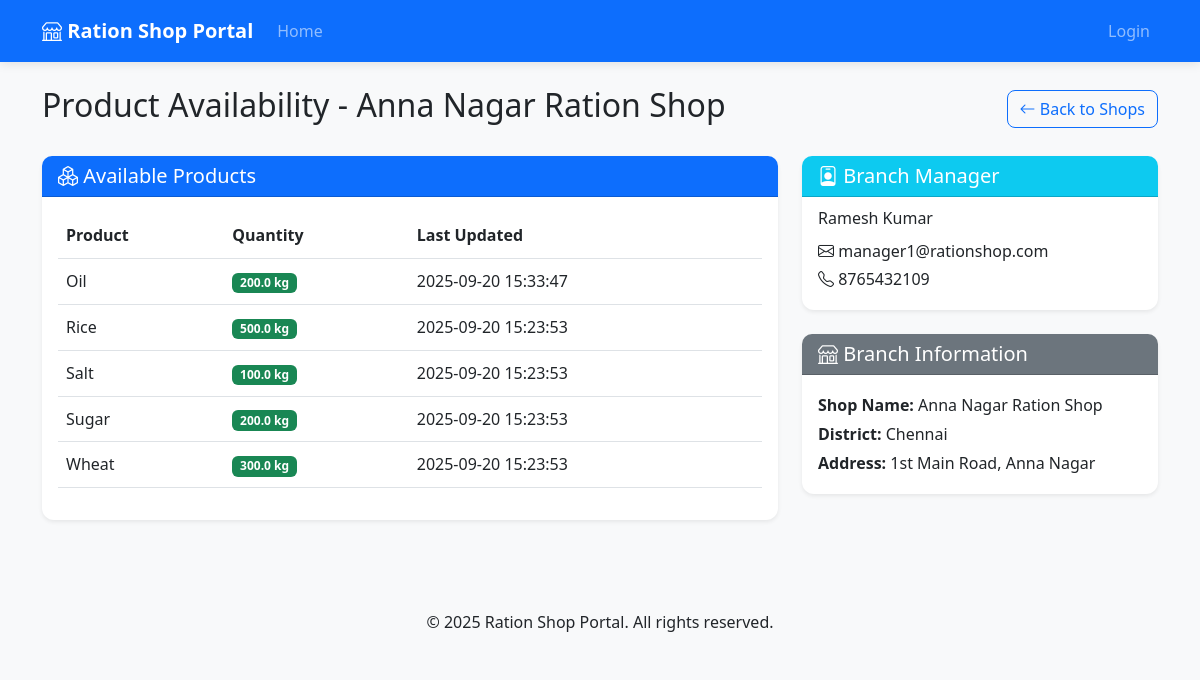
/products/1, run on the app's committed database.
### tables this page shows
CREATE TABLE shops (
        shop_id INTEGER PRIMARY KEY AUTOINCREMENT,
        shop_name TEXT NOT NULL,
        district_id INTEGER NOT NULL,
        manager_id INTEGER,
        address TEXT,
        FOREIGN KEY (district_id) REFERENCES districts (district_id),
        FOREIGN KEY (manager_id) REFERENCES users (user_id)
    );

CREATE TABLE stock (
        stock_id INTEGER PRIMARY KEY AUTOINCREMENT,
        shop_id INTEGER NOT NULL,
        product_id INTEGER NOT NULL,
        quantity REAL NOT NULL DEFAULT 0,
        last_updated DATETIME DEFAULT CURRENT_TIMESTAMP,
        FOREIGN KEY (shop_id) REFERENCES shops (shop_id),
        FOREIGN KEY (product_id) REFERENCES products (product_id),
        UNIQUE(shop_id, product_id)
    );

CREATE TABLE products (
        product_id INTEGER PRIMARY KEY AUTOINCREMENT,
        product_name TEXT NOT NULL UNIQUE
    );

CREATE TABLE users (
        user_id INTEGER PRIMARY KEY AUTOINCREMENT,
        username TEXT NOT NULL UNIQUE,
        email TEXT NOT NULL UNIQUE,
        password TEXT NOT NULL,
        role TEXT NOT NULL CHECK(role IN ('system_admin', 'branch_manager')),
        shop_id INTEGER,
        name TEXT NOT NULL,
        contact TEXT NOT NULL,
        FOREIGN KEY (shop_id) REFERENCES shops (shop_id)
    );

CREATE TABLE districts (
        district_id INTEGER PRIMARY KEY AUTOINCREMENT,
        district_name TEXT NOT NULL UNIQUE
    );

### app.py (the view)
@app.route('/products/<int:shop_id>')
def products(shop_id):
    conn = get_db_connection()
    shop = conn.execute('''
        SELECT s.*, d.district_name, u.name as manager_name, u.email as manager_email, u.contact as manager_contact
        FROM shops s
        LEFT JOIN districts d ON s.district_id = d.district_id
        LEFT JOIN users u ON s.manager_id = u.user_id
        WHERE s.shop_id = ?
    ''', (shop_id,)).fetchone()
    stock = conn.execute('''
        SELECT p.product_name, st.quantity, st.last_updated
        FROM stock st
        JOIN products p ON st.product_id = p.product_id
        WHERE st.shop_id = ?
        ORDER BY p.product_name
    ''', (shop_id,)).fetchall()
    conn.close()
    return render_template('products.html', shop=shop, stock=stock)

### app.py (called while the page is built)
def get_db_connection():
    conn = sqlite3.connect('ration_shop.db')
    conn.row_factory = sqlite3.Row
    return conn

### templates/products.html
{% extends "base.html" %}
{% block content %}
<div class="d-flex justify-content-between align-items-center mb-4">
    <h2>Product Availability - {{ shop.shop_name }}</h2>
    <a href="{{ url_for('shops', district_id=shop.district_id) }}" class="btn btn-outline-primary">
        <i class="bi bi-arrow-left"></i> Back to Shops
    </a>
</div>
<div class="row">
    <div class="col-lg-8">
        <div class="card shadow-sm mb-4">
            <div class="card-header bg-primary text-white">
                <h5 class="card-title mb-0"><i class="bi bi-boxes"></i> Available Products</h5>
            </div>
            <div class="card-body">
                <div class="table-responsive">
                    <table class="table table-hover">
                        <thead>
                            <tr>
                                <th>Product</th>
                                <th>Quantity</th>
                                <th>Last Updated</th>
                            </tr>
                        </thead>
                        <tbody>
                            {% for item in stock %}
                            <tr>
                                <td>{{ item.product_name }}</td>
                                <td>
                                    {% if item.quantity > 0 %}
                                        <span class="badge bg-success">{{ item.quantity }} kg</span>
                                    {% else %}
                                        <span class="badge bg-danger">Out of Stock</span>
                                    {% endif %}
                                </td>
                                <td>{{ item.last_updated }}</td>
                            </tr>
                            {% else %}
                            <tr>
                                <td colspan="3" class="text-center">No stock information available</td>
                            </tr>
                            {% endfor %}
                        </tbody>
                    </table>
                </div>
            </div>
        </div>
    </div>
    <div class="col-lg-4">
        <div class="card shadow-sm">
            <div class="card-header bg-info text-white">
                <h5 class="card-title mb-0"><i class="bi bi-person-badge"></i> Branch Manager</h5>
            </div>
            <div class="card-body">
                {% if shop.manager_name %}
                <h6 class="card-subtitle mb-2">{{ shop.manager_name }}</h6>
                <p class="card-text">
                    <i class="bi bi-envelope"></i> {{ shop.manager_email }}<br>
                    <i class="bi bi-telephone"></i> {{ shop.manager_contact }}
                </p>
                {% else %}
                <p class="card-text text-muted">
                    <i class="bi bi-exclamation-triangle"></i> No manager assigned to this branch.
                </p>
                {% endif %}
            </div>
        </div>
        <div class="card shadow-sm mt-4">
            <div class="card-header bg-secondary text-white">
                <h5 class="card-title mb-0"><i class="bi bi-shop"></i> Branch Information</h5>
            </div>
            <div class="card-body">
                <p class="card-text">
                    <strong>Shop Name:</strong> {{ shop.shop_name }}<br>
                    <strong>District:</strong> {{ shop.district_name }}<br>
                    <strong>Address:</strong> {{ shop.address or 'Not specified' }}
                </p>
            </div>
        </div>
    </div>
</div>
{% endblock %}

### templates/base.html (shortened to what this page needs)
<!DOCTYPE html>
<html lang="en">
<head>
    <link href="https://cdn.jsdelivr.net/npm/bootstrap@5.3.0/dist/css/bootstrap.min.css" rel="stylesheet">
    <link rel="stylesheet" href="https://cdn.jsdelivr.net/npm/bootstrap-icons@1.10.0/font/bootstrap-icons.css">
    <link rel="stylesheet" href="{{ url_for('static', filename='css/style.css') }}">
</head>
<body>
    <nav class="navbar navbar-expand-lg navbar-dark bg-primary">
        <div class="container">
            <a class="navbar-brand" href="{{ url_for('index') }}">
                <i class="bi bi-shop"></i> Ration Shop Portal
            </a>
            <div class="collapse navbar-collapse" id="navbarNav">
                <ul class="navbar-nav me-auto">
                    <li class="nav-item">
                        <a class="nav-link" href="{{ url_for('index') }}">Home</a>
                    </li>
                </ul>
                <ul class="navbar-nav">
                    {% if session.user_id %}
                    <li class="nav-item dropdown">
                        <a class="nav-link dropdown-toggle" href="#" id="navbarDropdown" role="button" data-bs-toggle="dropdown">
                            <i class="bi bi-person-circle"></i> {{ session.name }}
                        </a>
                        <ul class="dropdown-menu dropdown-menu-end">
                            <li><a class="dropdown-item" href="{{ url_for('profile') }}">Profile</a></li>
                            <li><hr class="dropdown-divider"></li>
                            <li><a class="dropdown-item" href="{{ url_for('logout') }}">Logout</a></li>
                        </ul>
                    </li>
                    {% else %}
                    <li class="nav-item">
                        <a class="nav-link" href="{{ url_for('login') }}">Login</a>
                    </li>
                    {% endif %}
                </ul>
            </div>
        </div>
    </nav>
    <main class="container my-4">
        {% block content %}{% endblock %}
    </main>
    <footer class="bg-light text-center py-3 mt-5">
        <div class="container">
            <p class="mb-0">© 2025 Ration Shop Portal. All rights reserved.</p>
        </div>
    </footer>
</body>
</html>

### static/css/style.css (style rules this page uses)
body { background-color: #f8f9fa; }
.card { border: none; border-radius: 10px; }
.card-header { border-radius: 10px 10px 0 0 !important; }
.navbar-brand { font-weight: bold; }
.table th { border-top: none; font-weight: 600; }
.btn { border-radius: 6px; }
:root { --primary: #0d6efd; --secondary: #6c757d; --success: #198754; --info: #0dcaf0; --warning: #ffc107; --danger: #dc3545; --light: #f8f9fa; --dark: #212529; }
body { font-family: 'Segoe UI', Tahoma, Geneva, Verdana, sans-serif; line-height:1.8; }
.card { transition: transform 0.3s ease, box-shadow 0.3s ease; border: none; border-radius: 12px; }
.btn { border-radius: 8px; font-weight: 500; transition: all 0.3s ease; }
.navbar { box-shadow: 0 2px 10px rgba(0,0,0,0.1); }

### data on the page
shops: shop_name "Anna Nagar Ration Shop", address "1st Main Road, Anna Nagar"
stock: product_name "Oil", quantity "200.0", last_updated "2025-09-20 15:33:47"
stock: product_name "Rice", quantity "500.0", last_updated "2025-09-20 15:23:53"
stock: product_name "Salt", quantity "100.0", last_updated "2025-09-20 15:23:53"
stock: product_name "Sugar", quantity "200.0", last_updated "2025-09-20 15:23:53"
stock: product_name "Wheat", quantity "300.0", last_updated "2025-09-20 15:23:53"
users: manager_name "Ramesh Kumar", manager_email "manager1@rationshop.com", manager_contact "8765432109"
districts: district_name "Chennai"
